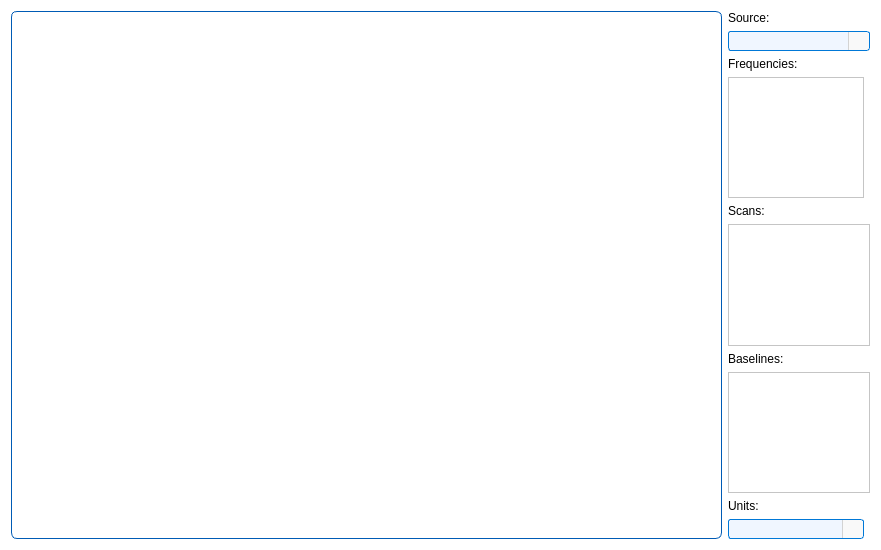
<?xml version="1.0" encoding="UTF-8"?>
<ui version="4.0">
 <class>ObservationInfoTab</class>
 <widget class="QWidget" name="ObservationInfoTab">
  <property name="geometry">
   <rect>
    <x>0</x>
    <y>0</y>
    <width>881</width>
    <height>550</height>
   </rect>
  </property>
  <property name="styleSheet">
   <string notr="true">background-color: #ffffff; font-family: Arial;</string>
  </property>
  <layout class="QGridLayout" name="gridLayout_3" columnstretch="5,1">
   <item row="0" column="0">
    <widget class="QWidget" name="widget" native="true">
     <property name="styleSheet">
      <string notr="true">QWidget{
    border: 1px solid #005BB5; /* Цвет границы согласован с иконками */
    border-radius: 6px; /* Скругленные углы для современного вида */
    background-color: #FFFFFF; /* Светлый фон, не отвлекающий от графика */
    padding: 4px; /* Внутренний отступ для визуального комфорта */
}</string>
     </property>
    </widget>
   </item>
   <item row="0" column="1">
    <layout class="QGridLayout" name="gridLayout_2">
     <item row="1" column="0">
      <layout class="QGridLayout" name="gridLayout">
       <item row="6" column="0" colspan="2">
        <widget class="QListWidget" name="listBaselines"/>
       </item>
       <item row="4" column="0" colspan="2">
        <widget class="QListWidget" name="listScans"/>
       </item>
       <item row="0" column="0" colspan="2">
        <widget class="QComboBox" name="comboBox">
         <property name="styleSheet">
          <string notr="true">QComboBox {
    font-family: Arial;
    font-size: 9pt;
    color: #333333;
    padding: 1px;
    border-radius: 3px;
    background-color: #f9f9f9; /* Базовый фон, как у readOnly QLineEdit */
    border: 1px solid #d3d3d3; /* Базовая граница, как у readOnly QLineEdit */
}

QComboBox:editable {
    background-color: #f0f6ff; /* Фон для редактируемого состояния, как у readOnly=&quot;false&quot; */
    border: 1px solid #0078d7; /* Граница для редактируемого состояния */
}

QComboBox:editable:hover {
    border: 1px solid #1a8cff; /* Граница при наведении, как у readOnly=&quot;false&quot;:hover */
}

QComboBox:editable:focus {
    border: 1px solid #005bb5; /* Граница при фокусе, как у readOnly=&quot;false&quot;:focus */
    background-color: #ffffff; /* Фон при фокусе, как у readOnly=&quot;false&quot;:focus */
}

QComboBox:!editable {
    background-color: #f0f6ff; /* Фон для редактируемого состояния, как у readOnly=&quot;false&quot; */
    border: 1px solid #0078d7; /* Граница для редактируемого состояния */
}

QComboBox:!editable:hover {
    border: 1px solid #1a8cff; /* Граница при наведении, как у readOnly=&quot;false&quot;:hover */
}

QComboBox:!editable:focus {
    border: 1px solid #005bb5; /* Граница при фокусе, как у readOnly=&quot;false&quot;:focus */
    background-color: #ffffff; /* Фон при фокусе, как у readOnly=&quot;false&quot;:focus */
}

/* Стилизация кнопки со стрелкой */
QComboBox::drop-down {
    subcontrol-origin: padding;
    subcontrol-position: right;
    width: 20px;
    border-left: 1px solid #d3d3d3; /* Добавлена граница для визуального разделения */
    border-top-right-radius: 3px;
    border-bottom-right-radius: 3px;
    background-color: #f9f9f9; /* Фон кнопки, совпадающий с основным */
}

QComboBox::drop-down:hover {
    background-color: #0078d7; /* Лёгкое выделение при наведении */
}

QComboBox::down-arrow {
    width: 12px;
    height: 12px;
    image: url(:/icons/down_arrow_icon.svg);
}

/* Стилизация выпадающего списка */
QComboBox QAbstractItemView {
    font-family: Arial;
    font-size: 12pt;
    color: #333333;
    background-color: #ffffff;
    border: 1px solid #d3d3d3;
    selection-background-color: #0078d7;
    selection-color: #ffffff;
    padding: 1px;
}

QComboBox QAbstractItemView::item {
    padding: 4px;
    min-height: 20px;
}

QComboBox QAbstractItemView::item:hover {
    background-color: #0078d7;
}</string>
         </property>
        </widget>
       </item>
       <item row="3" column="0" colspan="2">
        <widget class="QLabel" name="lblScans">
         <property name="text">
          <string>Scans:</string>
         </property>
        </widget>
       </item>
       <item row="2" column="0">
        <widget class="QListWidget" name="listFrequencies"/>
       </item>
       <item row="7" column="0">
        <widget class="QLabel" name="lblUnits">
         <property name="text">
          <string>Units:</string>
         </property>
        </widget>
       </item>
       <item row="5" column="0" colspan="2">
        <widget class="QLabel" name="lblBaselines">
         <property name="text">
          <string>Baselines:</string>
         </property>
        </widget>
       </item>
       <item row="1" column="0" colspan="2">
        <widget class="QLabel" name="lblFrequencies">
         <property name="text">
          <string>Frequencies:</string>
         </property>
        </widget>
       </item>
       <item row="8" column="0">
        <widget class="QComboBox" name="comboBox_2">
         <property name="styleSheet">
          <string notr="true">QComboBox {
    font-family: Arial;
    font-size: 9pt;
    color: #333333;
    padding: 1px;
    border-radius: 3px;
    background-color: #f9f9f9; /* Базовый фон, как у readOnly QLineEdit */
    border: 1px solid #d3d3d3; /* Базовая граница, как у readOnly QLineEdit */
}

QComboBox:editable {
    background-color: #f0f6ff; /* Фон для редактируемого состояния, как у readOnly=&quot;false&quot; */
    border: 1px solid #0078d7; /* Граница для редактируемого состояния */
}

QComboBox:editable:hover {
    border: 1px solid #1a8cff; /* Граница при наведении, как у readOnly=&quot;false&quot;:hover */
}

QComboBox:editable:focus {
    border: 1px solid #005bb5; /* Граница при фокусе, как у readOnly=&quot;false&quot;:focus */
    background-color: #ffffff; /* Фон при фокусе, как у readOnly=&quot;false&quot;:focus */
}

QComboBox:!editable {
    background-color: #f0f6ff; /* Фон для редактируемого состояния, как у readOnly=&quot;false&quot; */
    border: 1px solid #0078d7; /* Граница для редактируемого состояния */
}

QComboBox:!editable:hover {
    border: 1px solid #1a8cff; /* Граница при наведении, как у readOnly=&quot;false&quot;:hover */
}

QComboBox:!editable:focus {
    border: 1px solid #005bb5; /* Граница при фокусе, как у readOnly=&quot;false&quot;:focus */
    background-color: #ffffff; /* Фон при фокусе, как у readOnly=&quot;false&quot;:focus */
}

/* Стилизация кнопки со стрелкой */
QComboBox::drop-down {
    subcontrol-origin: padding;
    subcontrol-position: right;
    width: 20px;
    border-left: 1px solid #d3d3d3; /* Добавлена граница для визуального разделения */
    border-top-right-radius: 3px;
    border-bottom-right-radius: 3px;
    background-color: #f9f9f9; /* Фон кнопки, совпадающий с основным */
}

QComboBox::drop-down:hover {
    background-color: #0078d7; /* Лёгкое выделение при наведении */
}

QComboBox::down-arrow {
    width: 12px;
    height: 12px;
    image: url(:/icons/down_arrow_icon.svg);
}

/* Стилизация выпадающего списка */
QComboBox QAbstractItemView {
    font-family: Arial;
    font-size: 12pt;
    color: #333333;
    background-color: #ffffff;
    border: 1px solid #d3d3d3;
    selection-background-color: #0078d7;
    selection-color: #ffffff;
    padding: 1px;
}

QComboBox QAbstractItemView::item {
    padding: 4px;
    min-height: 20px;
}

QComboBox QAbstractItemView::item:hover {
    background-color: #0078d7;
}</string>
         </property>
        </widget>
       </item>
      </layout>
     </item>
     <item row="0" column="0">
      <widget class="QLabel" name="lblSource">
       <property name="text">
        <string>Source:</string>
       </property>
      </widget>
     </item>
    </layout>
   </item>
  </layout>
 </widget>
 <resources>
  <include location="../gui/icons/icons.qrc"/>
 </resources>
 <connections/>
</ui>
